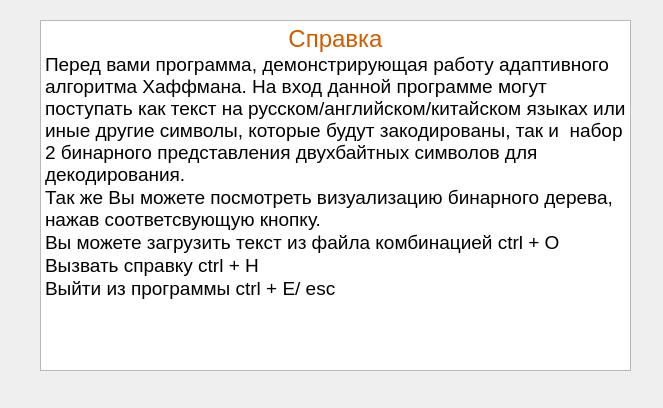
<?xml version="1.0" encoding="UTF-8"?>
<ui version="4.0">
 <class>help</class>
 <widget class="QDialog" name="help">
  <property name="geometry">
   <rect>
    <x>0</x>
    <y>0</y>
    <width>663</width>
    <height>408</height>
   </rect>
  </property>
  <property name="windowTitle">
   <string>Dialog</string>
  </property>
  <widget class="QTextBrowser" name="textBrowser">
   <property name="geometry">
    <rect>
     <x>40</x>
     <y>20</y>
     <width>591</width>
     <height>351</height>
    </rect>
   </property>
   <property name="html">
    <string>&lt;!DOCTYPE HTML PUBLIC &quot;-//W3C//DTD HTML 4.0//EN&quot; &quot;http://www.w3.org/TR/REC-html40/strict.dtd&quot;&gt;
&lt;html&gt;&lt;head&gt;&lt;meta name=&quot;qrichtext&quot; content=&quot;1&quot; /&gt;&lt;style type=&quot;text/css&quot;&gt;
p, li { white-space: pre-wrap; }
&lt;/style&gt;&lt;/head&gt;&lt;body style=&quot; font-family:'Ubuntu'; font-size:11pt; font-weight:400; font-style:normal;&quot;&gt;
&lt;p align=&quot;center&quot; style=&quot; margin-top:0px; margin-bottom:0px; margin-left:0px; margin-right:0px; -qt-block-indent:0; text-indent:0px;&quot;&gt;&lt;span style=&quot; font-family:'Ubuntu'; font-size:18pt; color:#ce5c00;&quot;&gt;Справка&lt;/span&gt;&lt;/p&gt;
&lt;p style=&quot; margin-top:0px; margin-bottom:0px; margin-left:0px; margin-right:0px; -qt-block-indent:0; text-indent:0px;&quot;&gt;&lt;span style=&quot; font-family:'Ubuntu'; font-size:14pt; color:#000000;&quot;&gt;Перед вами программа, демонстрирующая работу адаптивного алгоритма Хаффмана. На вход данной программе могут поступать как текст на русском/английском/китайском языках или иные другие символы, которые будут закодированы, так и  набор 2 бинарного представления двухбайтных символов для декодирования. &lt;/span&gt;&lt;/p&gt;
&lt;p style=&quot; margin-top:0px; margin-bottom:0px; margin-left:0px; margin-right:0px; -qt-block-indent:0; text-indent:0px;&quot;&gt;&lt;span style=&quot; font-family:'Ubuntu'; font-size:14pt; color:#000000;&quot;&gt;Так же Вы можете посмотреть визуализацию бинарного дерева, нажав соответсвующую кнопку.&lt;/span&gt;&lt;/p&gt;
&lt;p style=&quot; margin-top:0px; margin-bottom:0px; margin-left:0px; margin-right:0px; -qt-block-indent:0; text-indent:0px;&quot;&gt;&lt;span style=&quot; font-family:'Ubuntu'; font-size:14pt; color:#000000;&quot;&gt;Вы можете загрузить текст из файла комбинацией ctrl + O &lt;/span&gt;&lt;/p&gt;
&lt;p style=&quot; margin-top:0px; margin-bottom:0px; margin-left:0px; margin-right:0px; -qt-block-indent:0; text-indent:0px;&quot;&gt;&lt;span style=&quot; font-family:'Ubuntu'; font-size:14pt; color:#000000;&quot;&gt;Вызвать справку ctrl + H&lt;/span&gt;&lt;/p&gt;
&lt;p style=&quot; margin-top:0px; margin-bottom:0px; margin-left:0px; margin-right:0px; -qt-block-indent:0; text-indent:0px;&quot;&gt;&lt;span style=&quot; font-family:'Ubuntu'; font-size:14pt; color:#000000;&quot;&gt;Выйти из программы ctrl + E/ esc  &lt;/span&gt;&lt;/p&gt;&lt;/body&gt;&lt;/html&gt;</string>
   </property>
  </widget>
 </widget>
 <resources/>
 <connections/>
</ui>
